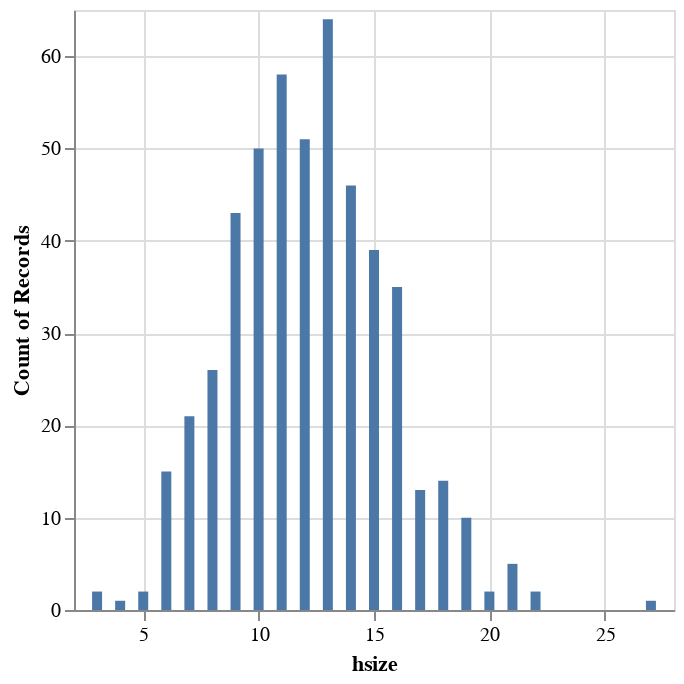

Here is the notebook cell this chart was saved with:
### Code cell
alt.Chart(hsizes_df).mark_bar().encode(
    alt.X("hsize:Q"),
    y='count()',
)

### Figure 1 — Vega-Lite specification as saved in the notebook (floating-point values rounded to 4 significant figures; data arrays with more than 128 entries replaced by an {"elided": "..."} marker saying what was removed)
{"config": {"view": {"continuousWidth": 300, "continuousHeight": 300}}, "data": {"name": "data-a8125534e210ffdca566080faecdc9c3"}, "mark": {"type": "bar"}, "encoding": {"x": {"field": "hsize", "type": "quantitative"}, "y": {"aggregate": "count", "type": "quantitative"}}, "$schema": "https://vega.github.io/schema/vega-lite/v5.15.1.json", "datasets": {"data-a8125534e210ffdca566080faecdc9c3": {"elided": "500 records"}}}
